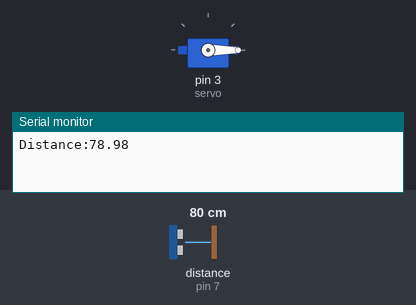
The sketch below on a simulated Arduino Uno, built with avr-gcc and run on an emulated ATmega328P. Shown: servo, the last lines printed to the serial monitor. Wiring (inferred from the names in the program): ultrasonic range finder: trigger pin 6; echo pin 7. The inputs (shaded band) are chosen by the test bench; at power-on: distance to the obstacle (sensor on pin 7) 80 cm. The echo pulse lasts 58.3 µs per cm.

Above: at 3.2 s.
3.3 s: distance to the obstacle (sensor on pin 7) set to 23 cm
6.2 s: distance to the obstacle (sensor on pin 7) set to 18 cm
At 9.7 s:
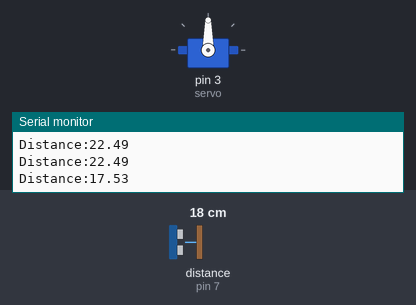
12.1 s: distance to the obstacle (sensor on pin 7) set to 35 cm
14.8 s: distance to the obstacle (sensor on pin 7) set to 2 cm
At 19.2 s:
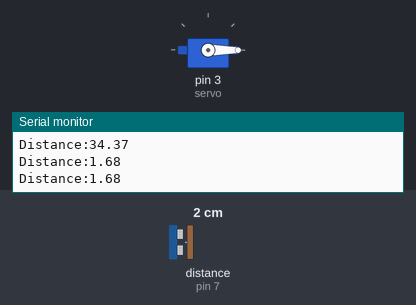
Timing chart, 0 to 21.7 s (numbered marks = the images above; inputs shaded):
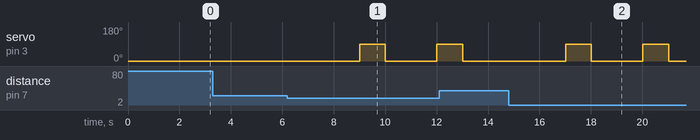

Measured:
- the behaviour switches between 21 and 20 cm on distance to the obstacle (sensor on pin 7) (found by bisection; images 0 and 1)
- after the input at 6.2 s, servo on pin 3 (servo): 0° → 90° after 2.8 s, → 0° 1.0 s later, → 90° 2.0 s later
- after the input at 14.8 s, servo on pin 3 (servo): alternates 90° for 1.0 s and 0° for 2.0 s, starting after 2.2 s

The sketch:

Servo___Ultrasonic.ino
```cpp
#include <Servo.h>
Servo servo;

int Echo = 7;
int Trig = 6;
int angle = 0;

float Distance;
float EchoTime;

void setup() {
  Serial.begin(9600);
  pinMode(Trig, OUTPUT);
  pinMode(Echo, INPUT);

  servo.attach(3);
  servo.write(angle);
  delay(2000);
}

void loop()
{
  digitalWrite(Trig,LOW);
  delayMicroseconds(2);
  digitalWrite(Trig,HIGH);
  delayMicroseconds(10);
  digitalWrite(Trig,LOW);
  delayMicroseconds(2);

  EchoTime = pulseIn(Echo,HIGH);
  Distance = (EchoTime/2)*(0.034);

  Serial.print("Distance:");
  Serial.println(Distance);
delay(1000);

  if (Distance < 20)
  {
    servo.write(90);
    delay(1000);
    servo.write(0);
  }
  else
 {
    servo.write(0);
 }
 delay(1000);
  }
```
